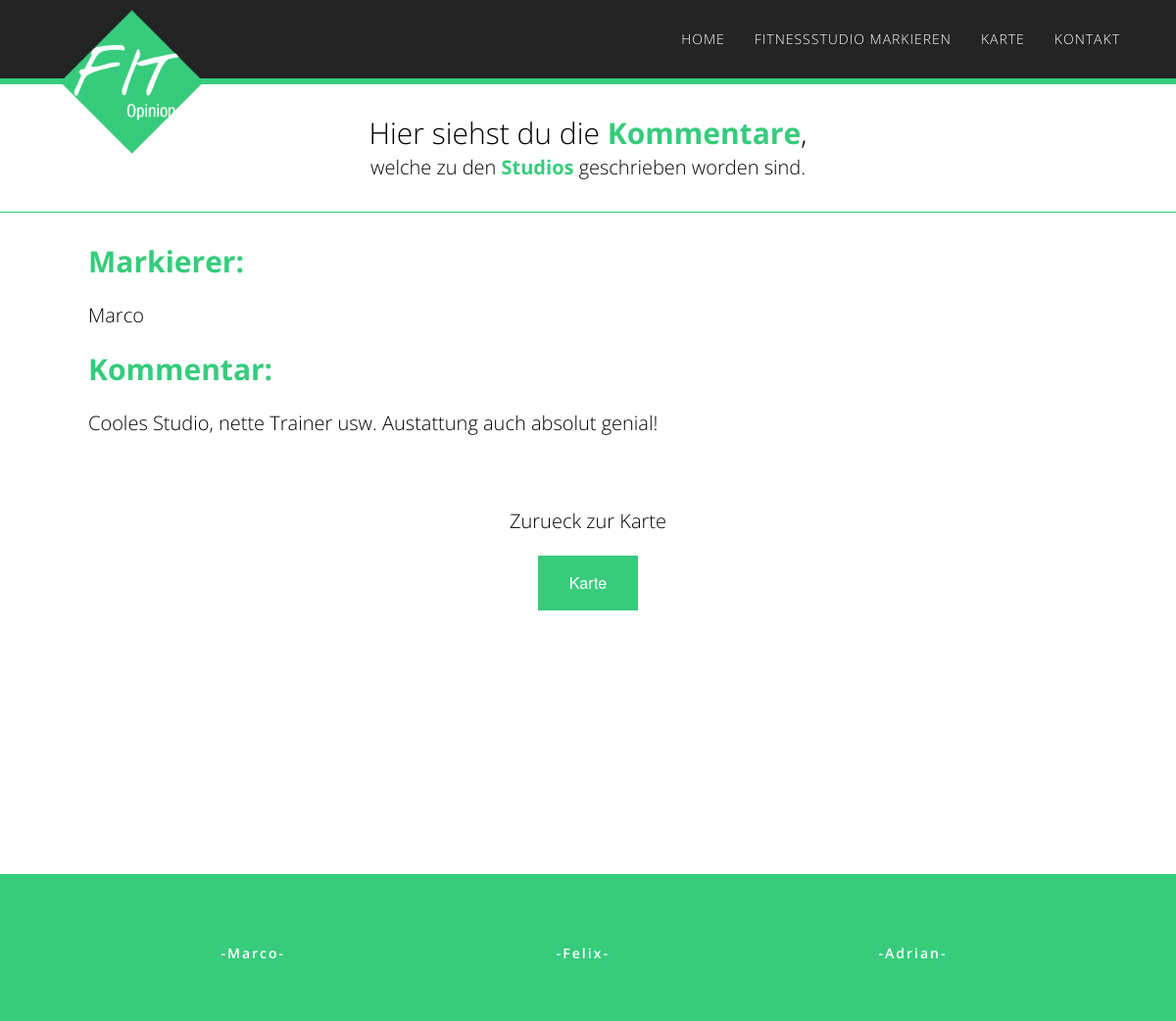
Screenshot of /details.php?id=31 with the database file from the repository.
### tables this page shows
CREATE TABLE IF NOT EXISTS `marker` (
  `id` int(11) NOT NULL AUTO_INCREMENT,
  `name` varchar(100) NOT NULL,
  `kommentar` varchar(200) DEFAULT 'Hier könnte dein Kommentar stehen!',
  `public` tinyint(1) NOT NULL,
  `lat` float NOT NULL,
  `lng` float NOT NULL,
  PRIMARY KEY (`id`)
);

### details.php (the view, shortened to what this page needs)
<?php
include('includes/header.php');
require('includes/db.php');
if (isset($_GET['id'])) {
    $query = $db->prepare('SELECT * FROM marker WHERE id = :id');
    $query->execute(array('id' => $_GET['id']));
    $data = $query->fetch();
}
?>
<div class="map-title">
    <hgroup>
        <h1>Hier siehst du die <strong class="green-strong">Kommentare</strong>,</h1>
        <h3>welche zu den <strong class="green-strong">Studios</strong> geschrieben worden sind.</h3>
    </hgroup>
</div>
<div id="wrapper-details">
    <div id="content">
        <h1 class="h1-locate"><strong class="green-strong-details-first">Markierer:</strong></h1>
        <h3 class="h1-locate"><?= htmlentities($data['name']); ?></h3>
        <h1 class="h1-locate"><strong class="green-strong-details-second">Kommentar:</strong></h1>
        <div class="kommentar-wrapper">
            <h3 class="h1-locate"><?= htmlentities($data['kommentar']); ?></h3>
        </div>
        <h3 class="h3-details">Zurueck zur Karte</h3>
        <div class="a-details">
            <a class="button" href="karte.php">Karte</a>
        </div>
    </div>
</div>
<?php
include('includes/footer.php');
?>

### css/style.css (style rules this page uses)
body { margin:0; padding:0; }
.karte { background: #FFF; }
h1 { color: #000000; font-family: 'Open Sans',sans-serif; font-size: 30px; font-weight: 300; line-height: 40px; margin: 0; }
h3 { color: #000000; font-family: 'Open Sans',sans-serif; font-size: 20px; font-weight: 300; line-height: 30px; margin: 0; }
.h1-locate { padding-bottom: 20px; }
#wrapper-details { background: none repeat scroll 0 0 #FFFFFF !important; height: 615px; padding-bottom: 30px; padding-top: 30px; width: 100%; }
#content { background: none repeat scroll 0 0 #FFFFFF !important; margin: 0 auto; width: 1020px; }
.green-strong { color: #36CC7C; }
.green-strong-details-first { color: #36CC7C; }
.green-strong-details-second { color: #36CC7C; }
.h3-details { padding-top: 50px; padding-bottom: 20px; text-align: center; }
.a-details { text-align: center; }
.map-title { border-bottom: 1px inset #36CC7C; padding-bottom: 30px; padding-top: 30px; text-align: center; }
.kommentar-wrapper { word-wrap: break-word; }
button, .button { background-color: #36CC7C; border-color: #35CC7C; border-style: solid; border-width: 0; color: #FFFFFF; cursor: pointer; display: inline-block; font-family: "Helvetica Neue","Helvetica",Helvetica,Arial,sans-serif; font-size: 1rem; font-weight: normal; line-height: normal; padding: 1rem 2rem 1.0625rem; position: relative; text-align: center; text-decoration: none; transition: background-color 300ms ease-out 0s; }

### css/typo.css (style rules this page uses)
h1, h2, h3, p { font-family: 'Open Sans', 'sans-serif'; }

### css/nivo_style.css (style rules this page uses)
body { line-height:1; color:black; background:white; }
body { font:14px/1.6 Georgia, Palatino, Palatino Linotype, Times, Times New Roman, serif; color:#333; background:#eee; }

### rows the page displays
marker: name "Marco", kommentar "Cooles Studio, nette Trainer usw. Austattung auch absolut genial!"
